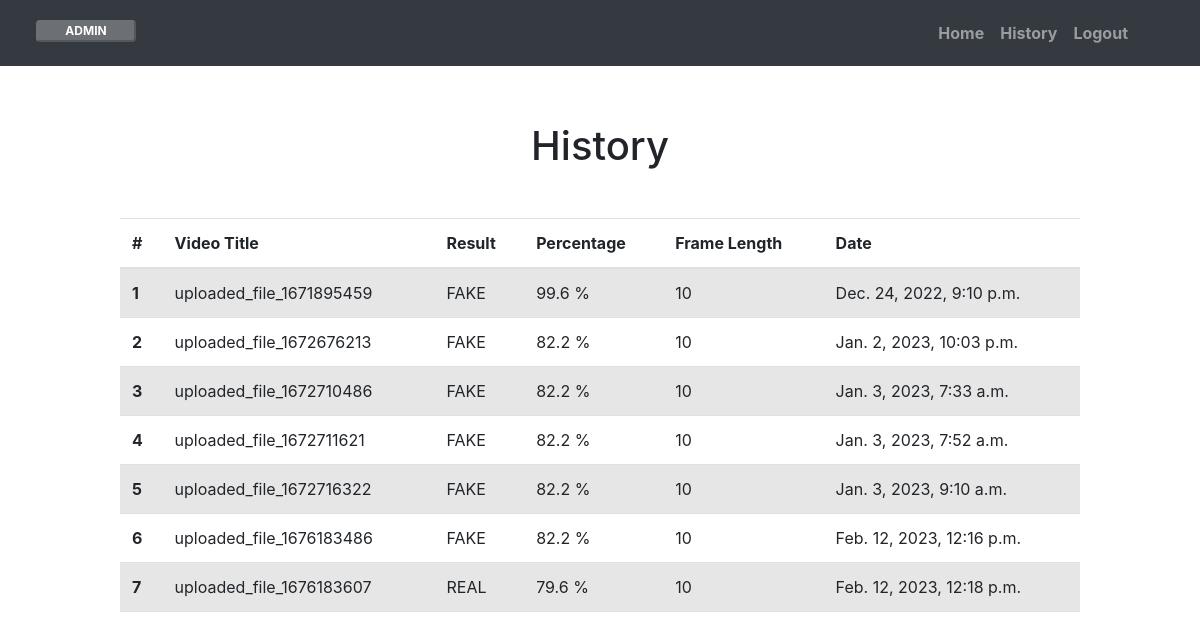
Screenshot of /auth/history/ (signed in) with the database file from the repository.
### authentication/models.py (models this page shows, shortened)
class History(models.Model):
    user = models.ForeignKey(User, on_delete=models.CASCADE)
    date = models.DateTimeField(auto_now_add=True)
    title = models.CharField(max_length=200)
    result = models.CharField(blank=False, null=False, max_length=200)
    confidence = models.FloatField(blank=False, null=False, default=0.0)
    sequence = models.CharField(blank=False, null=False, max_length=200)

### authentication/views.py (the view)
# urls.py: path('history/', views.history, name='history'),
def history(request):
	history = History.objects.filter(user = request.user)
	return render(request, "authentication/history.html", context = {"history" : history });

### authentication/templates/authentication/history.html (shortened to what this page needs)
<!DOCTYPE html>
<html lang="en">
  <head>
    <link
      href="https://cdn.jsdelivr.net/npm/bootstrap@5.2.3/dist/css/bootstrap.min.css"
      rel="stylesheet"
    />
  </head>
  <body>
    {% extends 'base.html' %} {% block content %}
    <div class="d-flex justify-content-around" style="height: 90vh">
      <div style="width: 80%">
        <h1 class="text-center my-5">History</h1>
        <table class="table table-striped">
          <thead>
            <tr>
              <th scope="col">#</th>
              <th scope="col">Video Title</th>
              <th scope="col">Result</th>
              <th scope="col">Percentage</th>
              <th scope="col">Frame Length</th>
              <th scope="col">Date</th>
            </tr>
          </thead>
          <tbody>
            {%for his in history%}
            <tr>
              <th scope="row">{{forloop.counter}}</th>
              <td>{{his.title}}</td>
              <td>{{his.result}}</td>
              <td>{{his.confidence}} %</td>
              <td>{{his.sequence}}</td>
              <td>{{his.date}}</td>
            </tr>
            {%endfor%}
          </tbody>
        </table>
      </div>
    </div>
    {%endblock%}

### templates/base.html (shortened to what this page needs)
<!DOCTYPE html>
<html lang="en">
{% load static %}
<head>
        <link rel="stylesheet" href="/static/bootstrap/bootstrap.min.css">
    <link rel="stylesheet" href="/static/css/jquery-ui.css">
    <link rel="stylesheet" href="{% static 'css/styles.css'%}">
</head>
<body>
    {%include 'nav-bar.html'%}
    {%block content%}
    {%endblock%}
</body>
</html>

### templates/nav-bar.html (shortened to what this page needs)
<nav class="navbar navbar-expand-lg navbar-dark bg-dark mb-2">
  <div class="collapse navbar-collapse" id="navbarSupportedContent">
    {% if user.is_authenticated %}
    <p style="color: white; margin-top: 2px">
      <button
        class="badge text-uppercase"
        style="width: 100px; margin-left: 20px; margin-top: 10px"
        disabled
      >
        {{ user.username }}
      </button>
    </p>
    {% endif %}
    <ul class="navbar-nav ml-auto mr-5">
      <li class="nav-item">
        <a class="nav-link" href="{%url 'ml_app:home'%}"> <b> Home </b></a>
      </li>
       {% if user.is_authenticated %}
      <li class="nav-item">
        <a class="nav-link" href="{%url 'authentication:history'%}">
          <b>History </b>
        </a>
      </li>
      <li class="nav-item">
        <a class="nav-link" href="{%url 'authentication:logout'%}">
          <b>Logout </b>
        </a>
      </li>
      {% endif %}
    </ul>
  </div>
</nav>

### static/css/styles.css (style rules this page uses)
* { margin: 0; padding: 0; }
body { height: 100%; }

### rows the page displays
History: title "uploaded_file_1671895459", result "FAKE", confidence "99.6", sequence "10", date "Dec. 24, 2022, 9:10 p.m."
History: title "uploaded_file_1672676213", result "FAKE", confidence "82.2", sequence "10", date "Jan. 2, 2023, 10:03 p.m."
History: title "uploaded_file_1672710486", result "FAKE", confidence "82.2", sequence "10", date "Jan. 3, 2023, 7:33 a.m."
History: title "uploaded_file_1672711621", result "FAKE", confidence "82.2", sequence "10", date "Jan. 3, 2023, 7:52 a.m."
History: title "uploaded_file_1672716322", result "FAKE", confidence "82.2", sequence "10", date "Jan. 3, 2023, 9:10 a.m."
History: title "uploaded_file_1676183486", result "FAKE", confidence "82.2", sequence "10", date "Feb. 12, 2023, 12:16 p.m."
History: title "uploaded_file_1676183607", result "REAL", confidence "79.6", sequence "10", date "Feb. 12, 2023, 12:18 p.m."

### other values shown
{{ user.username }} "ADMIN"
